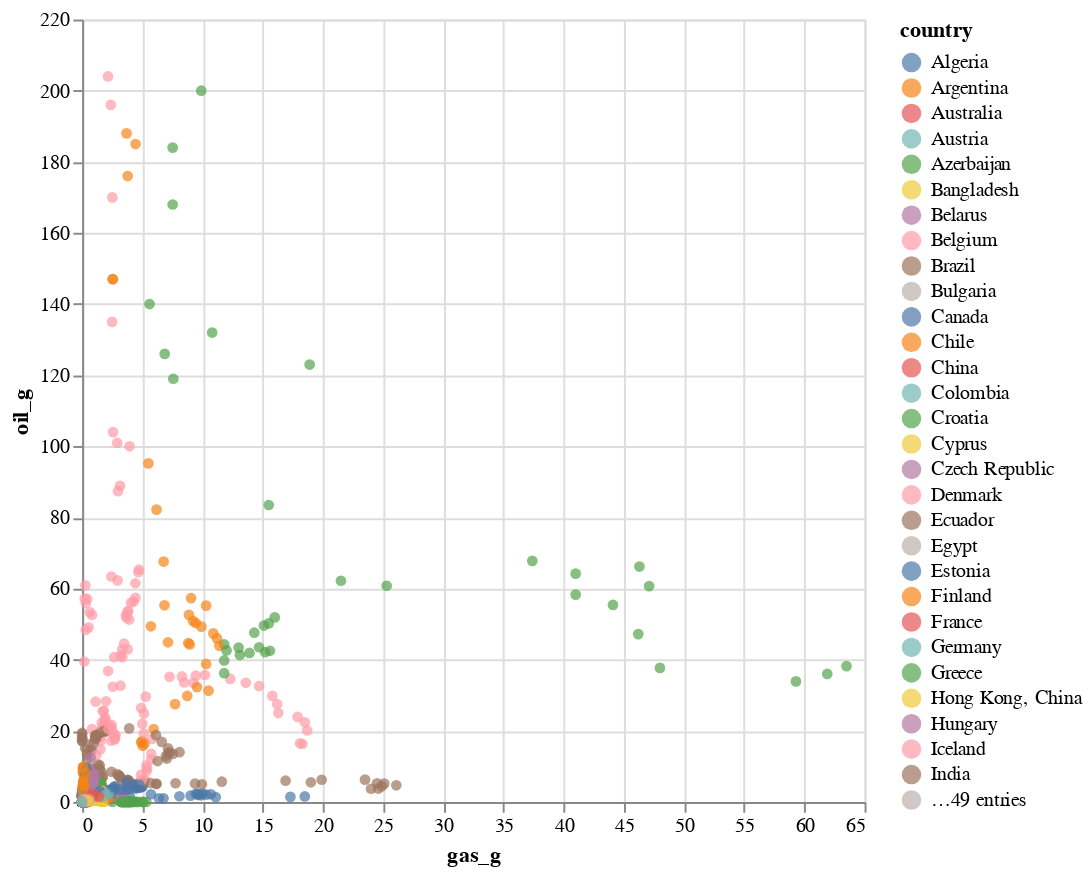

Notebook code for this chart:
### Code cell
# gas_g (natural_gas_production_per_person) vs oil_g (oil_production_per_person)

create_scatter_plot(train_df, 'gas_g', 'oil_g', 'country')

### Figure 1 — Vega-Lite specification as saved in the notebook (floating-point values rounded to 4 significant figures; data arrays with more than 128 entries replaced by an {"elided": "..."} marker saying what was removed)
{"config": {"view": {"continuousWidth": 300, "continuousHeight": 300}}, "data": {"name": "data-cc28c98d6480f73800f31c53d69a5752"}, "mark": {"type": "circle"}, "encoding": {"color": {"field": "country", "type": "nominal"}, "x": {"field": "gas_g", "type": "quantitative"}, "y": {"field": "oil_g", "type": "quantitative"}}, "height": 400, "width": 400, "$schema": "https://vega.github.io/schema/vega-lite/v5.15.1.json", "datasets": {"data-cc28c98d6480f73800f31c53d69a5752": {"elided": "2676 records"}}}
